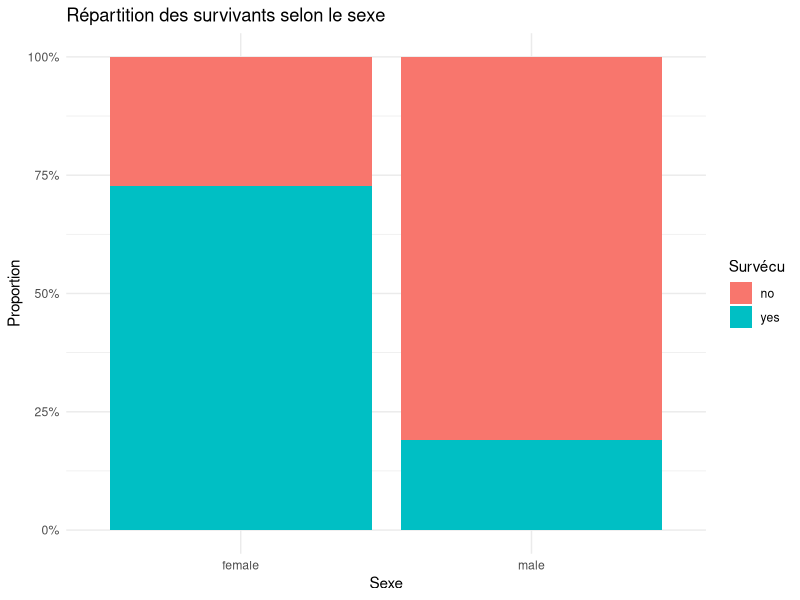
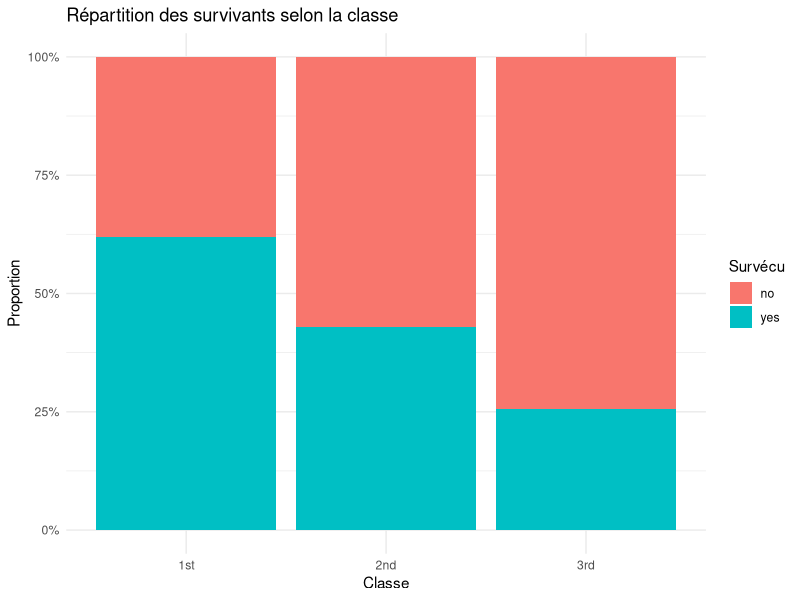
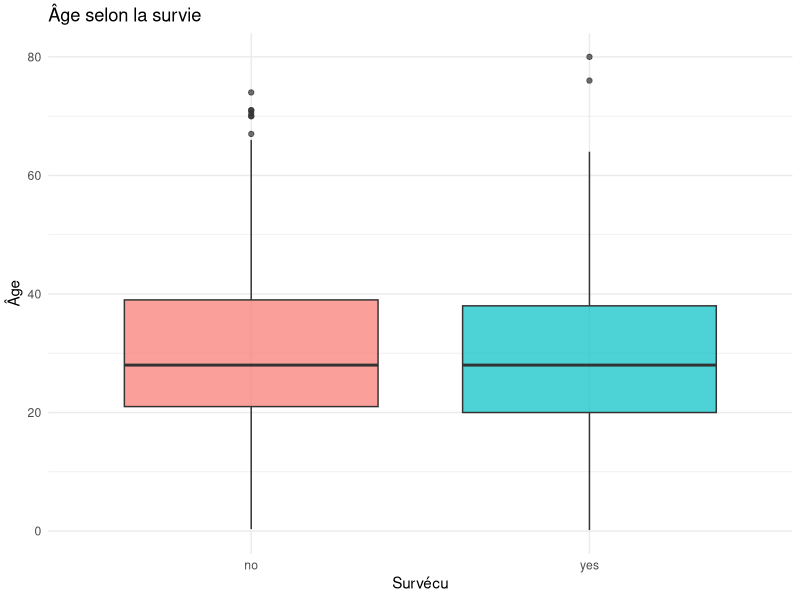
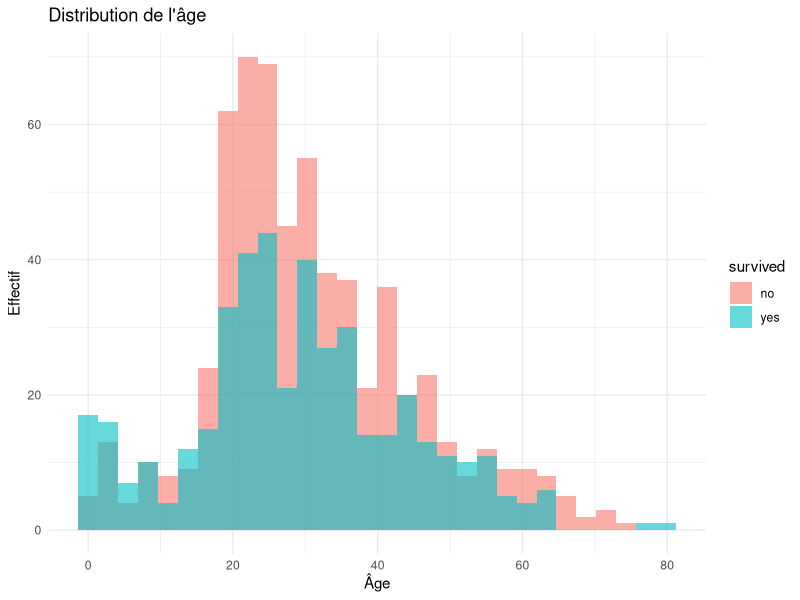

R code for these plots, in order:
## ---- chunk 1
knitr::opts_chunk$set(echo = TRUE, message = FALSE, warning = FALSE)
## ---- chunk 2
library(carData)
library(dplyr)
library(ggplot2)
library(knitr)
## ---- chunk 3
data("TitanicSurvival")
df <- TitanicSurvival
df$passager <- NULL
head(df)
str(df)
## ---- chunk 4
summary(df)
cat("Valeurs manquantes d'âge :", sum(is.na(df$age)), "\n")
## ---- chunk 5
# Taux de survie global
kable(round(prop.table(table(df$survived)) * 100, 1),
      col.names = c("Survie", "%"))

# Âge : statistiques par statut de survie
df %>%
  group_by(survived) %>%
  summarise(n = n(),
            age_moyen = round(mean(age, na.rm = TRUE), 1),
            age_median = median(age, na.rm = TRUE),
            ecart_type = round(sd(age, na.rm = TRUE), 1)) %>%
  kable()
## ---- chunk 6
kable(round(prop.table(table(df$sex, df$survived), margin = 1) * 100, 1),
      caption = "Part de survivants (%) par sexe")

ggplot(df, aes(x = sex, fill = survived)) +
  geom_bar(position = "fill") +
  scale_y_continuous(labels = scales::percent) +
  labs(title = "Répartition des survivants selon le sexe",
       x = "Sexe", y = "Proportion", fill = "Survécu") +
  theme_minimal()
## ---- chunk 7
kable(round(prop.table(table(df$passengerClass, df$survived), margin = 1) * 100, 1),
      caption = "Part de survivants (%) par classe")

ggplot(df, aes(x = passengerClass, fill = survived)) +
  geom_bar(position = "fill") +
  scale_y_continuous(labels = scales::percent) +
  labs(title = "Répartition des survivants selon la classe",
       x = "Classe", y = "Proportion", fill = "Survécu") +
  theme_minimal()
## ---- chunk 8
ggplot(df, aes(x = survived, y = age, fill = survived)) +
  geom_boxplot(alpha = 0.7, na.rm = TRUE) +
  labs(title = "Âge selon la survie", x = "Survécu", y = "Âge") +
  theme_minimal() + theme(legend.position = "none")

ggplot(df, aes(x = age, fill = survived)) +
  geom_histogram(bins = 30, alpha = 0.6, position = "identity", na.rm = TRUE) +
  labs(title = "Distribution de l'âge", x = "Âge", y = "Effectif") +
  theme_minimal()
## ---- chunk 9
chisq.test(table(df$sex, df$survived))
chisq.test(table(df$passengerClass, df$survived))
t.test(age ~ survived, data = df)
